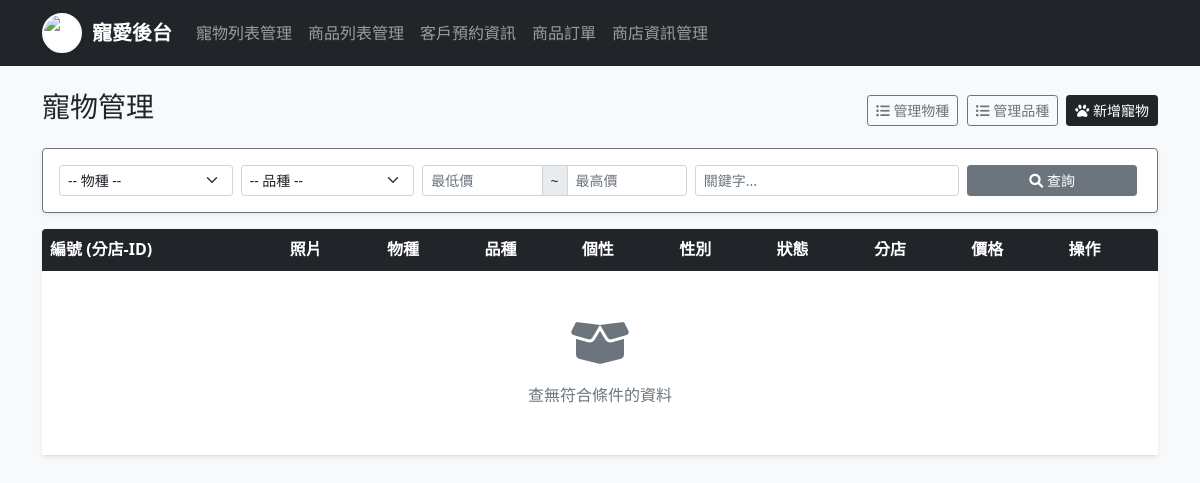
The app's page /pet_mngt.php (signed in), older data.
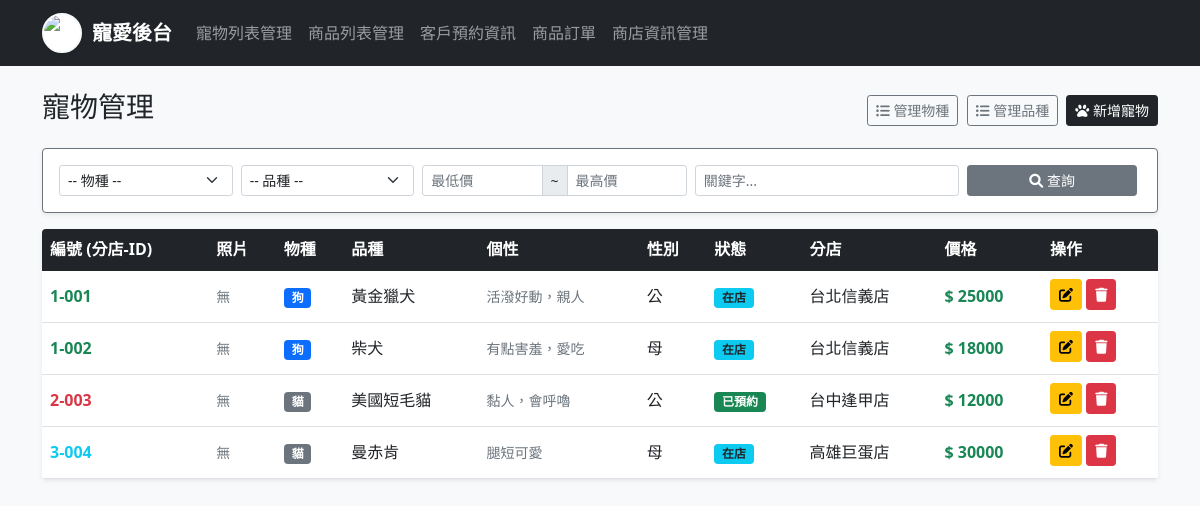
The same page, newer data.
### tables this page shows
CREATE TABLE PET (
  petID int(11) NOT NULL AUTO_INCREMENT,
  bID int(11) NOT NULL,
  storeID int(11) NOT NULL,
  birth date DEFAULT NULL,
  sex enum('公','母') DEFAULT '公',
  personality varchar(255) DEFAULT NULL,
  status varchar(20) DEFAULT '在店',
  petprice int(11) DEFAULT 0,
  PRIMARY KEY (`petID`),
  KEY bID (`bID`),
  KEY storeID (`storeID`),
  CONSTRAINT pet_ibfk_1 FOREIGN KEY (`bID`) REFERENCES BREED (`bID`),
  CONSTRAINT pet_ibfk_2 FOREIGN KEY (`storeID`) REFERENCES STORE (`storeID`)
);

CREATE TABLE SPECIE (
  sID int(11) NOT NULL AUTO_INCREMENT,
  sName varchar(50) NOT NULL,
  PRIMARY KEY (`sID`)
);

CREATE TABLE BREED (
  bID int(11) NOT NULL AUTO_INCREMENT,
  sID int(11) NOT NULL,
  bName varchar(50) NOT NULL,
  PRIMARY KEY (`bID`),
  KEY sID (`sID`),
  CONSTRAINT breed_ibfk_1 FOREIGN KEY (`sID`) REFERENCES SPECIE (`sID`)
);

CREATE TABLE STORE (
  storeID int(11) NOT NULL AUTO_INCREMENT,
  storeName varchar(50) NOT NULL,
  address varchar(100) DEFAULT NULL,
  Phone varchar(20) DEFAULT NULL,
  worktime varchar(50) DEFAULT NULL,
  PRIMARY KEY (`storeID`)
);

### pet_mngt.php (the view, shortened to what this page needs)
<?php
include 'db_connect.php';
$editData = null;
$sql_query = "SELECT PET.*, BREED.bName, STORE.storeName, SPECIE.sName
              FROM PET
              LEFT JOIN BREED ON PET.bID = BREED.bID
              LEFT JOIN SPECIE ON BREED.sID = SPECIE.sID
              LEFT JOIN STORE ON PET.storeID = STORE.storeID
              WHERE 1=1";
$filter_min = $_GET['filter_min'] ?? '';
$filter_max = $_GET['filter_max'] ?? '';
$searchKeyword = $_GET['search'] ?? '';
$sql_query .= " ORDER BY PET.petID ASC";
?>
<!DOCTYPE html>
<html lang="zh-TW">
<head>
    <link href="https://cdn.jsdelivr.net/npm/bootstrap@5.1.3/dist/css/bootstrap.min.css" rel="stylesheet">
    <link rel="stylesheet" href="https://cdnjs.cloudflare.com/ajax/libs/font-awesome/6.0.0/css/all.min.css">
</head>
<body class="bg-light">
    <?php include 'navbar.php'; ?>
    <div class="container mt-4">
        <div class="d-flex justify-content-between align-items-center mb-3">
            <h3>寵物管理</h3>
            <div>
                <button class="btn btn-outline-secondary btn-sm me-1" type="button" data-bs-toggle="collapse" data-bs-target="#addSpecieBox">
                    <i class="fas fa-list-ul"></i> 管理物種
                </button>
                <button class="btn btn-outline-secondary btn-sm me-1" type="button" data-bs-toggle="collapse" data-bs-target="#addBreedBox">
                    <i class="fas fa-list-ul"></i> 管理品種
                </button>
                <button class="btn btn-dark-custom btn-sm" type="button" data-bs-toggle="collapse" data-bs-target="#addPetBox">
                    <i class="fas fa-paw"></i> <?php echo $editData ? '編輯寵物' : '新增寵物'; ?>
                </button>
            </div>
        </div>
        <form method="get" class="card p-3 mb-3 bg-white shadow-sm border-secondary">
            <div class="row g-2 align-items-center">
                <div class="col-md-2">
                    <select name="filter_sID" id="search_sID" class="form-select form-select-sm">
                        <option value="">-- 物種 --</option>
                    </select>
                </div>
                <div class="col-md-2">
                    <select name="filter_bID" id="search_bID" class="form-select form-select-sm">
                        <option value="">-- 品種 --</option>
                    </select>
                </div>
                <div class="col-md-3">
                    <div class="input-group input-group-sm">
                        <input type="number" name="filter_min" class="form-control" placeholder="最低價" value="<?php echo $filter_min; ?>">
                        <span class="input-group-text">~</span>
                        <input type="number" name="filter_max" class="form-control" placeholder="最高價" value="<?php echo $filter_max; ?>">
                    </div>
                </div>
                <div class="col-md-3">
                    <input type="text" name="search" class="form-control form-control-sm" placeholder="關鍵字..." value="<?php echo htmlspecialchars($searchKeyword); ?>">
                </div>
                <div class="col-md-2 d-flex">
                    <button type="submit" class="btn btn-secondary btn-sm w-100 me-1"><i class="fas fa-search"></i> 查詢</button>
                </div>
            </div>
        </form>
        <table class="table table-hover align-middle bg-white shadow-sm rounded overflow-hidden">
            <thead class="table-dark">
                <tr>
                    <th>編號 (分店-ID)</th>
                    <th>照片</th>
                    <th>物種</th>
                    <th>品種</th>
                    <th>個性</th>
                    <th>性別</th>
                    <th>狀態</th>
                    <th>分店</th>
                    <th>價格</th>
                    <th>操作</th>
                </tr>
            </thead>
            <tbody>
                <?php
                $result = $conn->query($sql_query);
                $colorMap = [
                    'text-primary', 'text-success', 'text-danger', 'text-info', 'text-dark', 'text-secondary', 'text-warning'
                ];
                $colorCount = count($colorMap);
                if ($result && $result->num_rows > 0) {
                    while ($row = $result->fetch_assoc()) {
                        $imgHtml = "<span class='text-muted small'>無</span>";
                        $visualID = $row['storeID'] . "-" . str_pad($row['petID'], 3, '0', STR_PAD_LEFT);
                        $showBreed = $row['bName'];
                        $showStore = $row['storeName'];
                        $showPers = $row['personality'];
                        $colorIndex = $row['storeID'] % $colorCount;
                        $idColorClass = $colorMap[$colorIndex];
                        $sName = $row['sName'];
                        $speciesBadgeClass = 'bg-dark';
                        if ($sName == '貓') {
                            $speciesBadgeClass = 'bg-secondary';
                        } elseif ($sName == '狗') {
                            $speciesBadgeClass = 'bg-primary';
                        }
                        $status = $row['status'];
                        $statusBadgeClass = 'bg-info text-dark';
                        if ($status == '已預約') {
                            $statusBadgeClass = 'bg-success';
                        } elseif ($status == '已售出') {
                            $statusBadgeClass = 'bg-danger';
                        }
                        echo "<tr>
                                <td class='fw-bold {$idColorClass}'>{$visualID}</td>
                                <td>{$imgHtml}</td>
                                <td><span class='badge {$speciesBadgeClass}'>{$sName}</span></td>
                                <td>{$showBreed}</td>
                                <td><small class='text-muted'>{$showPers}</small></td>
                                <td>{$row['sex']}</td>
                                <td><span class='badge {$statusBadgeClass}'>{$status}</span></td>
                                <td>{$showStore}</td>
                                <td class='text-success fw-bold'>$ {$row['petprice']}</td>
                                <td>
                                    <a href='?edit={$row['petID']}' class='btn btn-warning btn-sm mb-1'><i class='fas fa-edit'></i></a>
                                    <a href='?del={$row['petID']}'
                                       class='btn btn-danger btn-sm mb-1'
                                       onclick='confirmDelete(this.href); return false;'>
                                       <i class='fas fa-trash'></i>
                                    </a>
                                </td>
                              </tr>";
                    }
                } else {
                    echo "<tr><td colspan='10' class='text-center p-5 text-muted'>
                            <i class='fas fa-box-open fa-3x mb-3'></i><br>查無符合條件的資料
                          </td></tr>";
                }
                ?>
            </tbody>
        </table>
    </div>
</body>
</html>

### navbar.php
<nav class="navbar navbar-expand-lg navbar-dark bg-dark mb-4">
    <div class="container">
        <a class="navbar-brand fw-bold d-flex align-items-center" href="index.php">
            <img src="./assets/logo1.png"
                 alt="Logo"
                 class="rounded-circle border border-2 border-light shadow-sm"
                 style="height: 40px; width: 40px; object-fit: cover; margin-right: 10px; background-color: #fff;">
            寵愛後台
        </a>
        <div class="collapse navbar-collapse">
            <ul class="navbar-nav me-auto mb-2 mb-lg-0">
                <li class="nav-item"><a class="nav-link" href="pet_mngt.php">寵物列表管理</a></li>
                <li class="nav-item"><a class="nav-link" href="product_mngt.php">商品列表管理</a></li>
                <li class="nav-item"><a class="nav-link" href="reserve_mngt.php">客戶預約資訊</a></li>
                <li class="nav-item"><a class="nav-link" href="order_mngt.php">商品訂單</a></li>
                <li class="nav-item"><a class="nav-link" href="store_mngt.php">商店資訊管理</a></li>
            </ul>
        </div>
    </div>
</nav>

### pet_mngt.php (style rules this page uses)
.btn-dark-custom { background-color: #212529; color: white; border-color: #212529; }

Row changes from the older to the newer data that the page shows:
added pet: visualID "1-001", specie.sName "狗", bID.bName "黃金獵犬", personality "活潑好動，親人", sex "公", status "在店", storeID.storeName "台北信義店", petprice "25000"
added pet: visualID "1-002", specie.sName "狗", bID.bName "柴犬", personality "有點害羞，愛吃", sex "母", status "在店", storeID.storeName "台北信義店", petprice "18000"
added pet: visualID "2-003", specie.sName "貓", bID.bName "美國短毛貓", personality "黏人，會呼嚕", sex "公", status "已預約", storeID.storeName "台中逢甲店", petprice "12000"
added pet: visualID "3-004", specie.sName "貓", bID.bName "曼赤肯", personality "腿短可愛", sex "母", status "在店", storeID.storeName "高雄巨蛋店", petprice "30000"
Text that changed along with them:
text no longer shown: "查無符合條件的資料"
